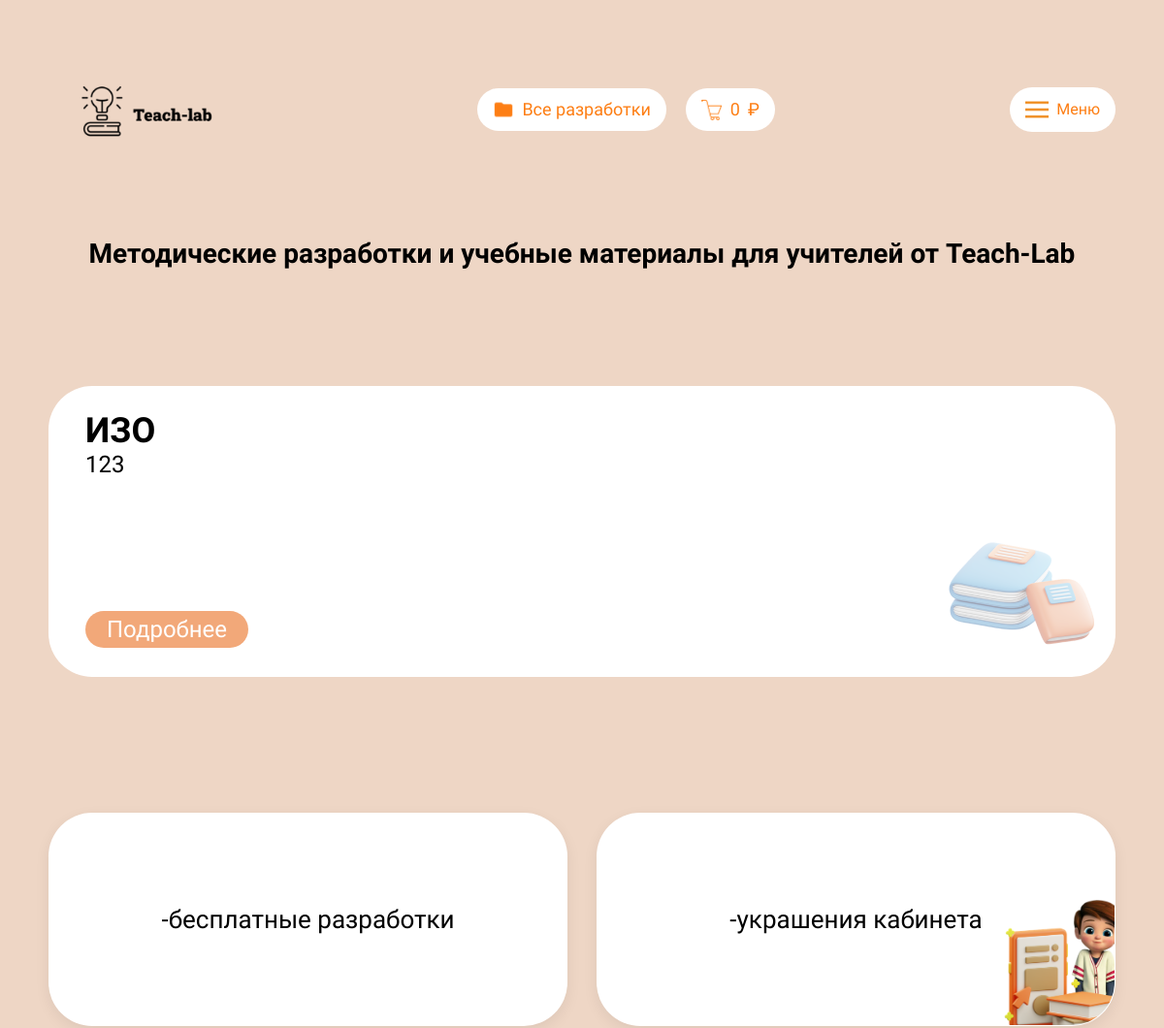
Before: / (upper part) with the older database file.
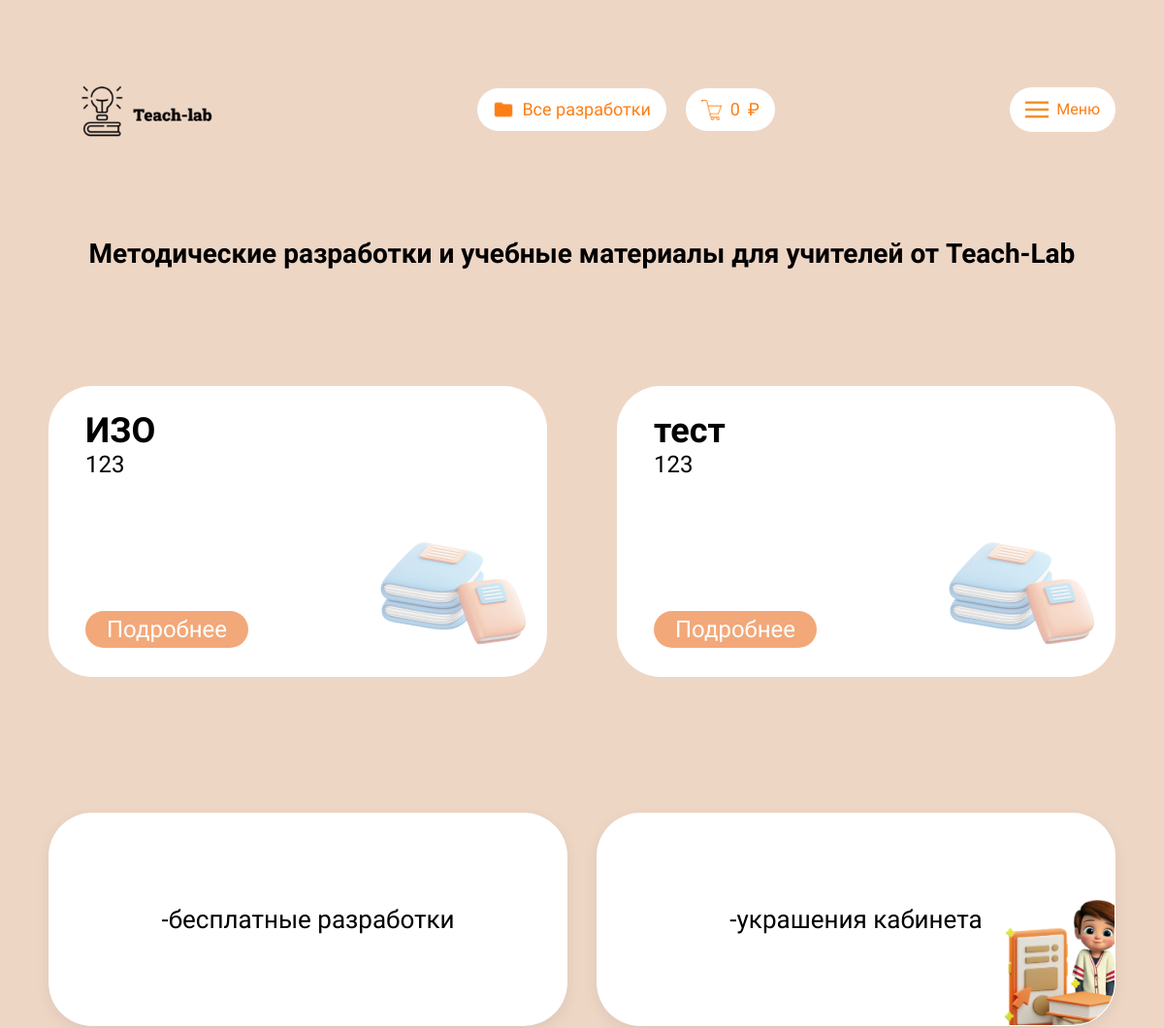
After: the same page with the newer database file.
### user/models.py (models this page shows)
class Categories(models.Model):
    name = models.CharField(max_length=100, verbose_name="Название")
    description = models.TextField(verbose_name="Описание", null=True, blank=True)
    products = models.ManyToManyField(Product, related_name="category", verbose_name="Продукты")

### user/views.py (the view)
# urls.py: path('', index, name='main'),
async def index(request):
    reviews = await sync_to_async(list)(Review.objects.all())
    categories = await sync_to_async(list)(Categories.objects.all())
    order_id = await get_order_id_from_session(request)
    if order_id:
        payment = None
        try:
            payment = await get_payment(order_id[1])
            if payment.status == "SUCCESS":
                pass
            else:
                status = await check_payment_status(payment.paymentId)
                if status["Status"] == "CONFIRMED":
                    return redirect(f"basket/payment-success/{payment.order_id}/")
        except Exception as e:
            if payment is None:
                pass
    return render(request, "index.html", {"reviews": reviews, "categories": categories})

### basket/views.py (called while the page is built)
@sync_to_async(thread_sensitive=True)
def get_order_id_from_session(request):
    return request.session.get(f"order_id", None)

### user/templates/index.html (shortened to what this page needs)
{% load static %}
<!DOCTYPE html>
<html lang="ru">
<head>
    <link rel="stylesheet" href="https://cdn.jsdelivr.net/npm/swiper@9/swiper-bundle.min.css">
    <link rel="stylesheet" href="{% static 'css/style.css' %}">
    <link rel="stylesheet" href="{% static 'css/media.css' %}">
    <link rel="stylesheet" href="{% static 'css/cart.css' %}">
</head>
<body>
    {% include 'base/header.html' %}
    <main>
        <h1>Методические разработки и учебные материалы для учителей от Teach-Lab</h1>
        <div class="cart">
            {% for category in categories %}
                <div>
                    <h3>{{ category.name }}</h3>
                    <p>{{ category.description }}</p>
                    <a href="{% url 'catalog_by_category' category.name %}"><button>Подробнее</button></a>
                    <img src="{% static 'img/book1.png' %}" alt="Иконка учебника" class="cart__img">
                </div>
            {% endfor %}
        </div>
        <div class="material">
            <a href="{% url 'catalog_by_category' '-бесплатные разработки' %}" class="material-card material-card--free">
                <span class="material-card__text">-бесплатные разработки</span>
                </a>
            <a href="{% url 'catalog_by_category' '-украшения кабинета' %}" class="material-card material-card--decorations">
                <span class="material-card__text">-украшения кабинета</span>
                <img src="{% static 'img/person.png' %}" alt="Украшения для кабинета" class="material-card__person-img">
            </a>
        </div>
    </main>
</body>
</html>

Changed rows visible on the page:
added Categories: name "тест", description "123"
